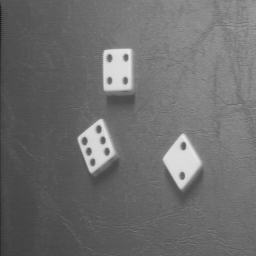
#> input picture TP3_Segmentation/dice1.tif, 256 x 256 px
$ python otsu.py
#> lines starting #> are read from the running program, lines starting #| are printed output that depends on the picture; after the words box and inside, x2 and y2 are one past the last pixel; in counts of white or black regions, pixels touching at a corner belong together
#!/usr/bin/env python3
# -*- coding: utf-8 -*-
"""
Created on Wed Sep 30 15:22:20 2020

@author: mroux
"""


import matplotlib.pyplot as plt
from skimage import data
from skimage import io as skio
from skimage.filters import threshold_otsu
import numpy as np

def histogram(im):

    nl,nc=im.shape

    hist=np.zeros(256)

    for i in range(nl):
        for j in range(nc):
            hist[im[i][j]]=hist[im[i][j]]+1

    for i in range(256):
        hist[i]=hist[i]/(nc*nl)

    return(hist)


def otsu_thresh(im):

    h=histogram(im)

    m=0 #somme de tous les pixels pondéres par leur valeur
    for i in range(256):
        m=m+i*h[i]

    maxt=0
    maxk=0


    for t in range(256):
        w0=0
        w1=0
        m0=0
        m1=0
        for i in range(t):
            w0=w0+h[i]   #somme des pixels présents dans la zone de gauche
            m0=m0+i*h[i] # la somme des pixels à gauche de t
        if w0 > 0:
            m0=m0/w0    #mean

        for i in range(t,256):
            w1=w1+h[i]              #pareil mais à droite
            m1=m1+i*h[i]
        if w1 > 0:
            m1=m1/w1

        k=w0*w1*(m0-m1)*(m0-m1)     # Vb : on cherche le max between class variance,
        # ie the variance between the mean of the members of classes

        if k > maxk:
            maxk=k
            maxt=t


    thresh=maxt

    return(thresh)


image = skio.imread('dice1.tif')
#> image is the input picture: shape (256, 256); min 26, max 234, mean 109.4
thresh = threshold_otsu(image)
#> thresh = 116
print(thresh)
#| 116
binary = image > thresh
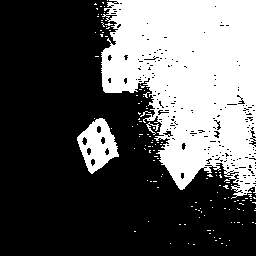
#> binary: shape (256, 256) bool; 35.2% white; 136 white regions (133 under 20 px), largest, box (x1, y1, x2, y2) and area: (101, 0, 256, 199) 21383, (77, 118, 119, 174) 1297, (146, 122, 159, 135) 50

thresh=otsu_thresh(image)
#> after the loop in histogram, `for i in range(nl):`: hist = 256 values, max 1270 at index 87, min 0 at index 0, mean 256
#> after the loop in histogram, `for i in range(256):`: hist = 256 values, max 0.0194 at index 87, min 0 at index 0, mean 0.00391
#> in otsu_thresh, `h=histogram(im)`: h has the same summary as hist in histogram
#> the loop in otsu_thresh, `for i in range(256):` made 256 passes
#> m on passes 1 to 3: 0, 0, 0
#> after the loop in otsu_thresh, `for i in range(256):`: m = 109.4
#> after the loop in otsu_thresh, `for t in range(256):`: maxk = 521.1; maxt = 117
#> thresh = 117
binary = image > thresh
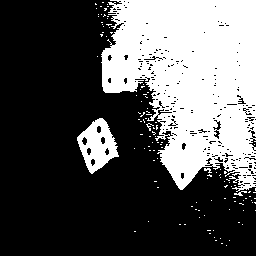
#> binary: shape (256, 256) bool; 34% white; 120 white regions (115 under 20 px), largest, box (x1, y1, x2, y2) and area: (101, 0, 256, 192) 20672, (77, 118, 119, 174) 1279, (234, 191, 247, 196) 29, (204, 168, 212, 173) 22, (146, 123, 154, 131) 20
print(thresh)
#| 117

fig, axes = plt.subplots(ncols=3, figsize=(8, 2.5))
ax = axes.ravel()
ax[0] = plt.subplot(1, 3, 1)
ax[1] = plt.subplot(1, 3, 2)
ax[2] = plt.subplot(1, 3, 3, sharex=ax[0], sharey=ax[0])

ax[0].imshow(image, cmap=plt.cm.gray)
ax[0].set_title('Original')
ax[0].axis('off')

bins=np.max(image)-np.min(image)+1
#> bins = 209

ax[1].hist(image.ravel(), bins=bins)
ax[1].set_title('Histogram')
ax[1].axvline(thresh, color='r')

ax[2].imshow(binary, cmap=plt.cm.gray)
ax[2].set_title('Thresholded')
ax[2].axis('off')

plt.show()
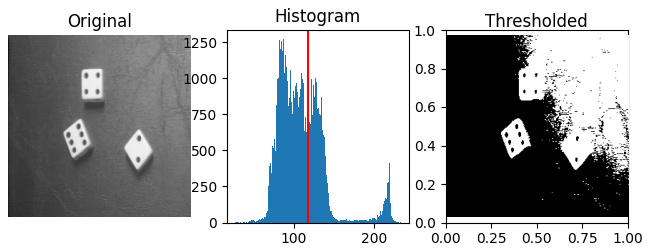
#> figure drawn by matplotlib, 3 panels; panel 2: tallest bar 1270 high, from x = 86.71 to 87.7

$ run again, with TP3_Segmentation/dice5.tif copied over TP3_Segmentation/dice1.tif
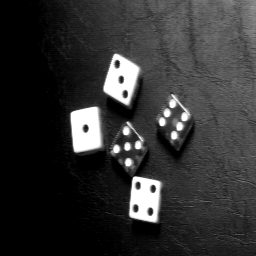
#> input picture TP3_Segmentation/dice5.tif, 256 x 256 px
#> image is the input picture: shape (256, 256); min 0, max 255, mean 50.1
#> `thresh = threshold_otsu(image)`: thresh = 137
#| 137
#> `binary = image > thresh`:
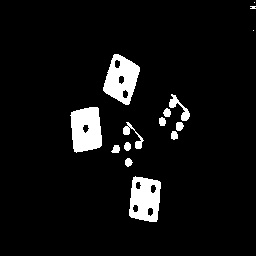
#> binary: shape (256, 256) bool; 6.3% white; 15 white regions (3 under 20 px), largest, box (x1, y1, x2, y2) and area: (70, 107, 102, 153) 1171, (103, 54, 140, 105) 1135, (129, 176, 161, 222) 1091
#> after the loop in histogram, `for i in range(nl):`: hist = 256 values, max 18193 at index 0, min 2 at index 172, mean 256
#> after the loop in histogram, `for i in range(256):`: hist = 256 values, max 0.278 at index 0, min 3.05e-05 at index 172, mean 0.00391
#> h has the same summary as hist in histogram
#> the loop in otsu_thresh, `for i in range(256):` made 256 passes
#> m on passes 1 to 3: 0, 0.00519, 0.0189
#> after the loop in otsu_thresh, `for i in range(256):`: m = 50.12
#> after the loop in otsu_thresh, `for t in range(256):`: maxk = 2361.1; maxt = 138
#| 138
#> bins = 256
#> `plt.show()`:
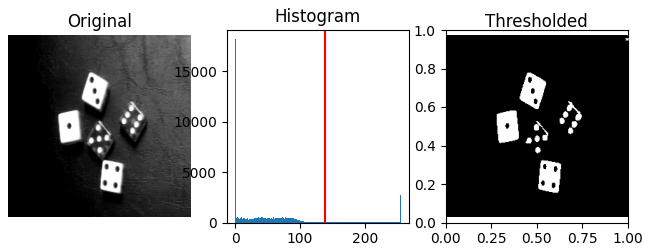
#> figure drawn by matplotlib, 3 panels; panel 2: tallest bar 18193 high, from x = 0 to 0.996

$ run again, with TP3_Segmentation/carte.tif copied over TP3_Segmentation/dice1.tif
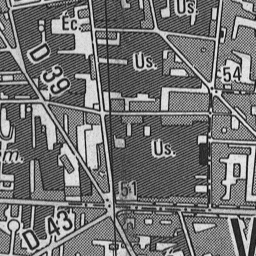
#> input picture TP3_Segmentation/carte.tif, 256 x 256 px
#> image is the input picture: shape (256, 256); min 21, max 231, mean 116
#> `thresh = threshold_otsu(image)`: thresh = 130
#| 130
#> `binary = image > thresh`:
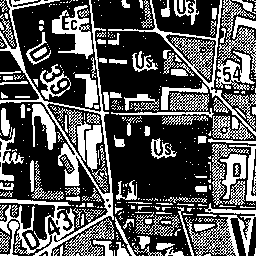
#> binary: shape (256, 256) bool; 35.1% white; 430 white regions (303 under 20 px), largest, box (x1, y1, x2, y2) and area: (0, 0, 114, 256) 3778, (108, 0, 256, 136) 1374, (216, 0, 256, 90) 1332
#> after the loop in histogram, `for i in range(nl):`: hist = 256 values, max 3040 at index 68, min 0 at index 0, mean 256
#> after the loop in histogram, `for i in range(256):`: hist = 256 values, max 0.0464 at index 68, min 0 at index 0, mean 0.00391
#> h has the same summary as hist in histogram
#> the loop in otsu_thresh, `for i in range(256):` made 256 passes
#> m on passes 1 to 3: 0, 0, 0
#> after the loop in otsu_thresh, `for i in range(256):`: m = 116
#> after the loop in otsu_thresh, `for t in range(256):`: maxk = 2239.9; maxt = 131
#| 131
#> bins = 211
#> `plt.show()`:
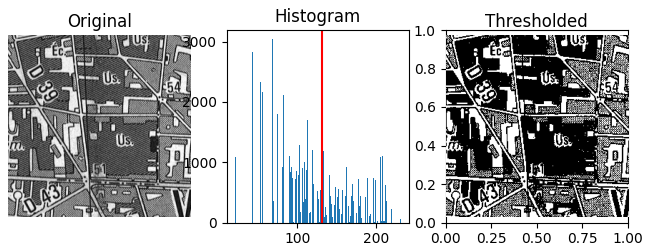
#> figure drawn by matplotlib, 3 panels; panel 2: tallest bar 3040 high, from x = 67.78 to 68.77
